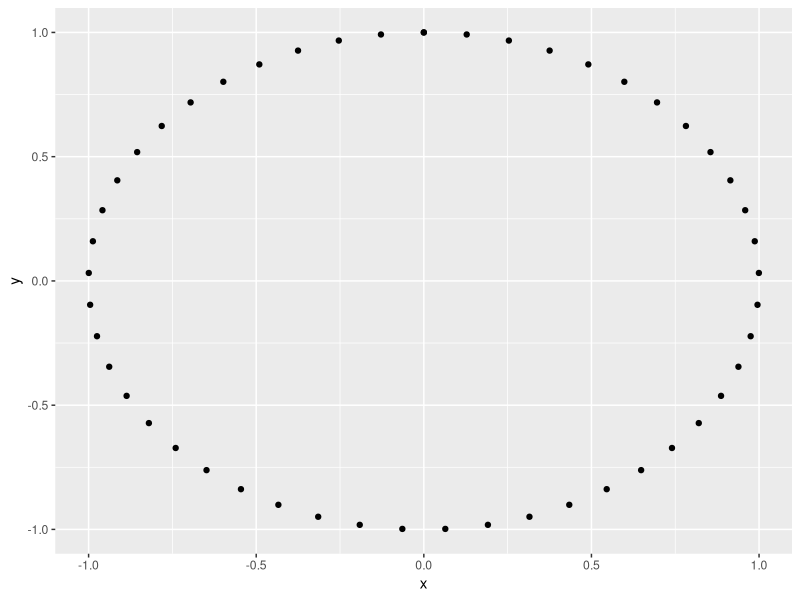
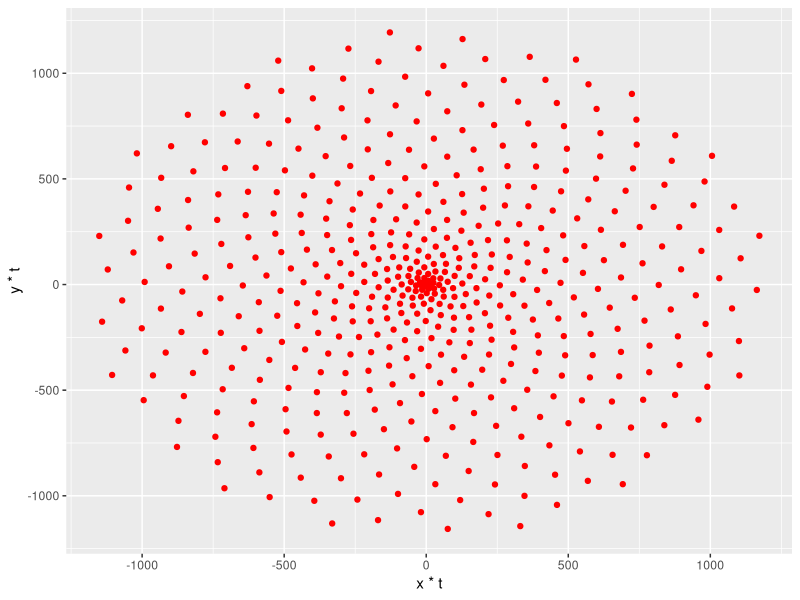
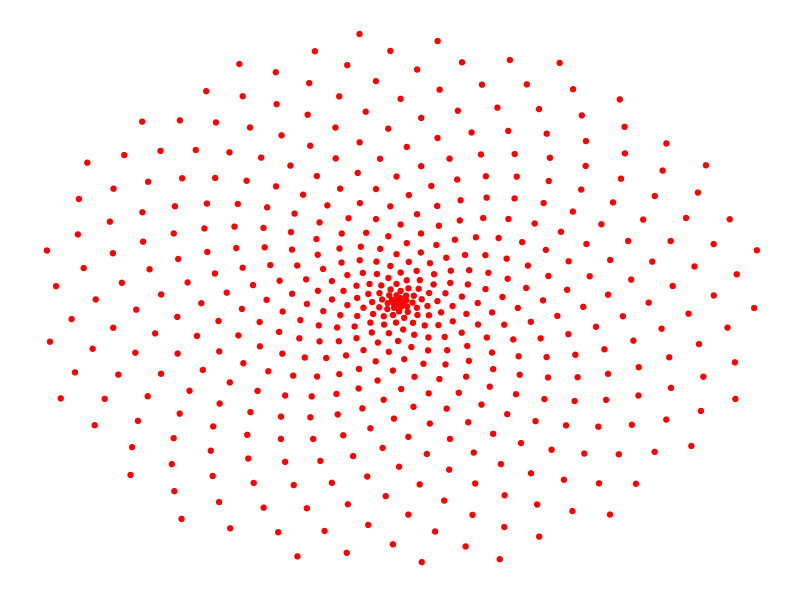
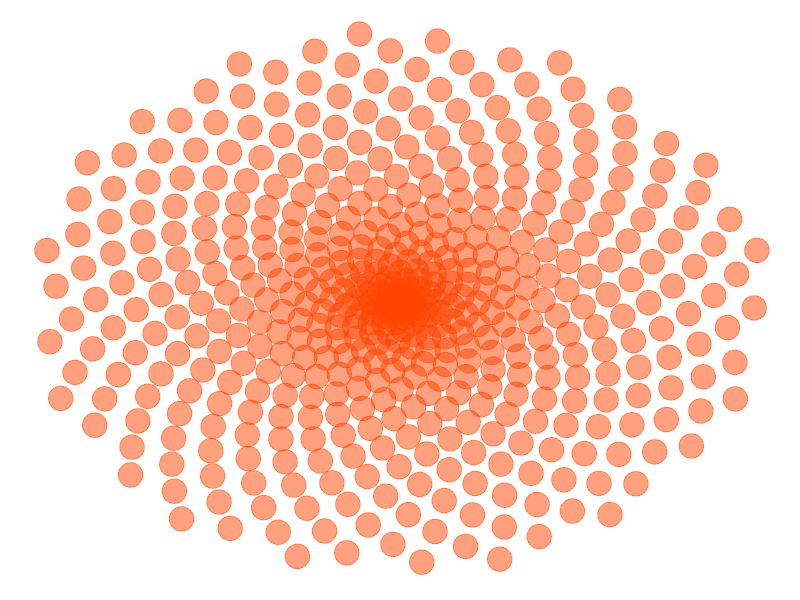
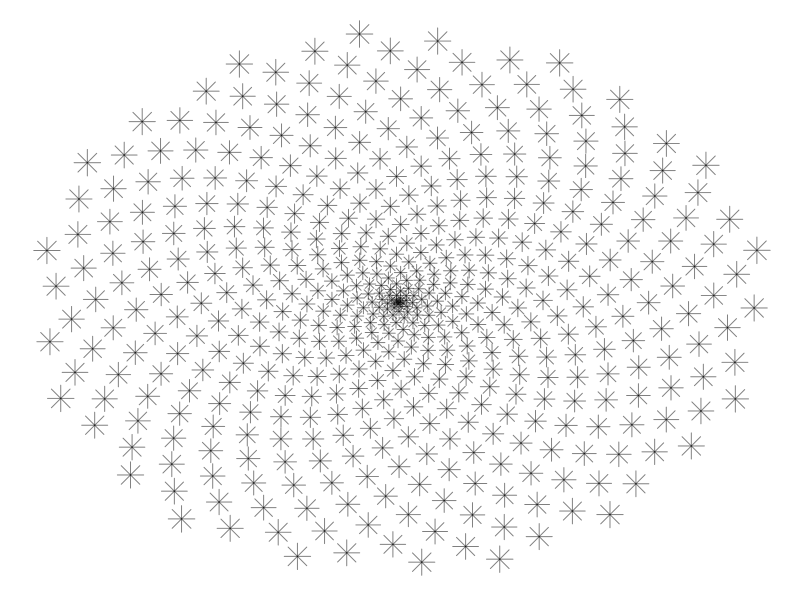
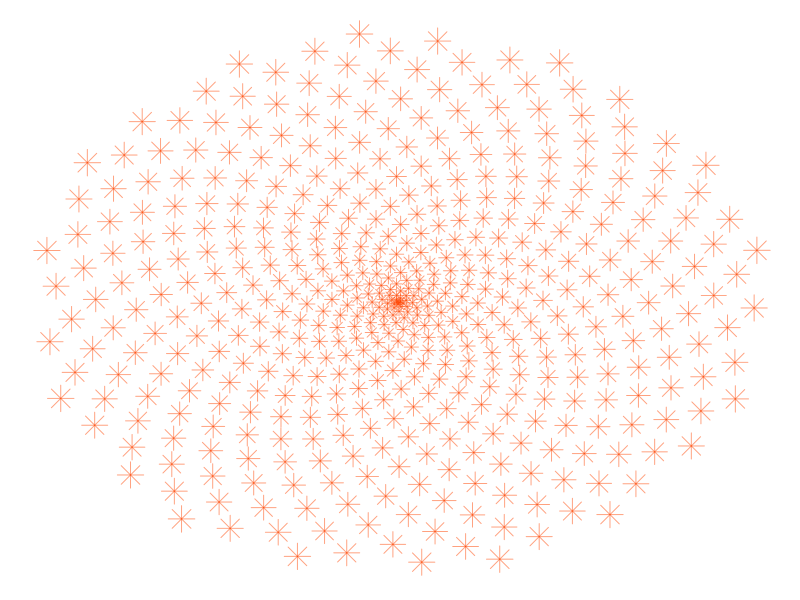
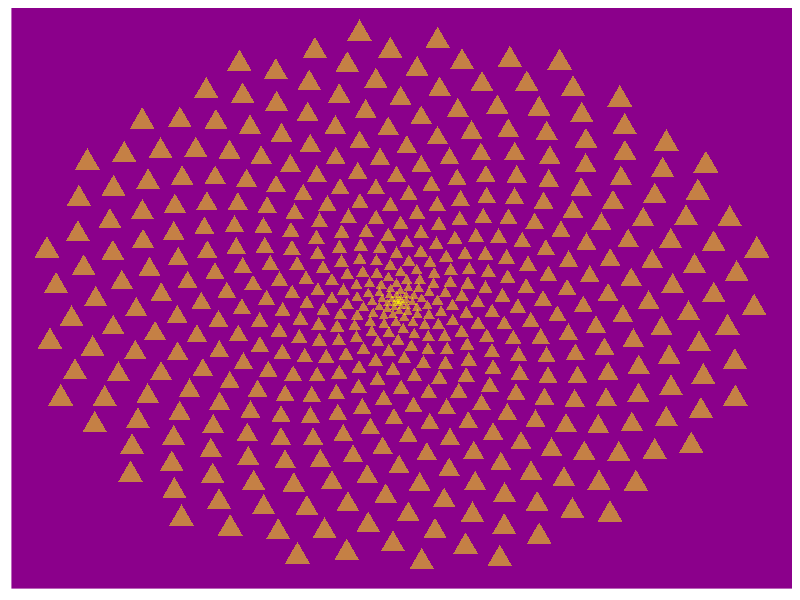
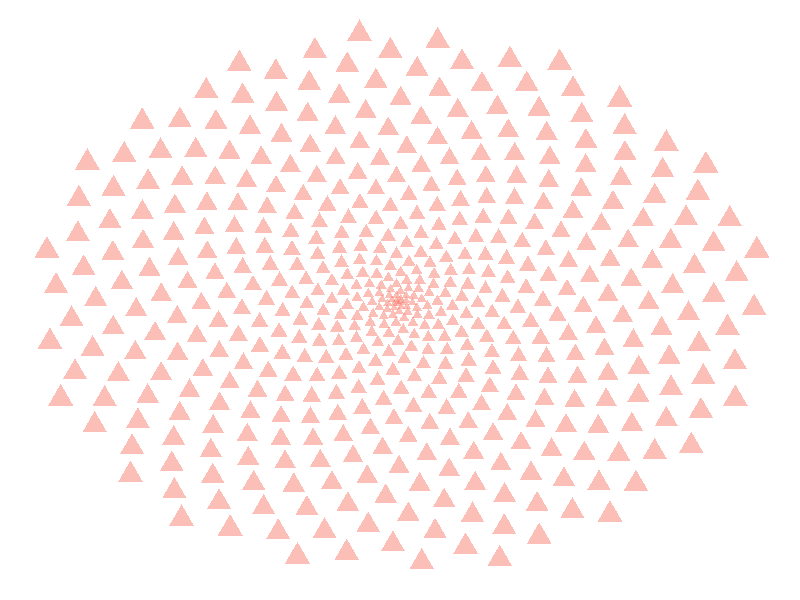

The R script that drew these images, in order:
#####################################
#       Drawing Flowers with R      #
#####################################

# Load the ggplot2 package
library(ggplot2)

# Set plot images to a nice size
options(repr.plot.width = 4, repr.plot.height = 4)

# Create circle data to plot
t <- seq(0, 2*pi, length.out = 50)
x <- sin(t)
y <- cos(t)
df <- data.frame(t, x, y)

# Make a scatter plot of points in a circle
p <- ggplot(df, aes(x, y))
p + geom_point()

# Define the number of points
points <- 500

# Define the Golden Angle
angle <- pi*(3 - sqrt(5))

t <- (1:points) * angle
x <- sin(t)
y <-cos(t)
df <- data.frame(t, x, y)

# Make a scatter plot of points in a spiral
p <- ggplot(df, aes(x*t, y*t))
p + geom_point(color="red")

df <- data.frame(t, x, y)

p <- ggplot(df, aes(x*t, y*t))
p + geom_point(color="red") + 
  theme(panel.background = element_rect(fill="white"),
        panel.grid=element_blank(), axis.ticks=element_blank(),
        axis.title=element_blank(), axis.text=element_blank())

p + geom_point(size=8, alpha=0.5, color="orangered") + 
  theme(panel.background = element_rect(fill="white"),
        panel.grid=element_blank(),
        axis.ticks=element_blank(),
        axis.title=element_blank(),
        axis.text=element_blank())

p +  geom_point(aes(size=t), alpha=0.5, shape=8) + 
  theme(legend.position="none",
        panel.background = element_rect(fill="white"),
        panel.grid=element_blank(),
        axis.ticks=element_blank(),
        axis.title=element_blank(),
        axis.text=element_blank())

p <- ggplot(df, aes(x*t, y*t))
p +  geom_point(aes(size=t), alpha=0.5, color="orangered",shape=8) + 
  theme(legend.position="none",
        panel.background = element_rect(fill="white"),
        panel.grid=element_blank(),
        axis.ticks=element_blank(),
        axis.title=element_blank(),
        axis.text=element_blank())

p +  geom_point(aes(size=t), alpha=0.5, shape=17, color="yellow")+
  theme(legend.position="none",
        panel.background = element_rect(fill="darkmagenta"),
        panel.grid=element_blank(),
        axis.ticks=element_blank(),
        axis.title=element_blank(),
        axis.text=element_blank())


p +  geom_point(aes(size=t), alpha=0.5, shape=17, color="salmon")+
  theme(legend.position="none",
        panel.background = element_rect(fill="transparent"),
        panel.grid=element_blank(),
        axis.ticks=element_blank(),
        axis.title=element_blank(),
        axis.text=element_blank())

#############################################

angle <- 2.0
points <- 1000

t <- (1:points)*angle
x <- sin(t)
y <- cos(t)
df <- data.frame(t, x, y)

p <- ggplot(df, aes(x*t, y*t))
p +  geom_point(aes(size=t), alpha=0.5, shape=17, color="yellow")+
  theme(legend.position="none",
        panel.background = element_rect(fill="darkmagenta"),
        panel.grid=element_blank(),
        axis.ticks=element_blank(),
        axis.title=element_blank(),
        axis.text=element_blank())

ggplot(df, aes(x * t, y * t)) + 
  geom_point(size=8,color="orangered") +
  coord_fixed() +
  theme_void()

###########################################################

#References:: https://roweyerboat.github.io/drawing_flowers_with_r_and_ggplot2














